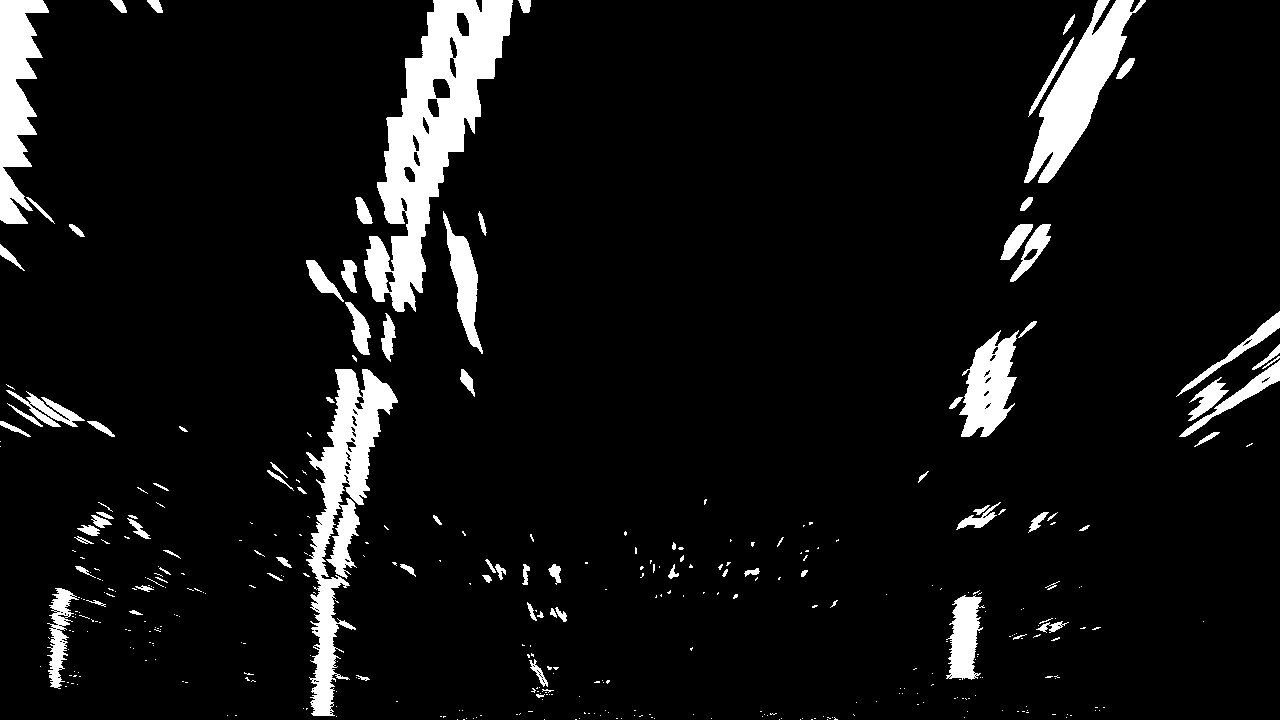
#> input picture test_images/warped-example.jpg, 1280 x 720 px; its folder holds only this picture in this run
$ python pipeline.py   (older library calls are emulated)
#> lines starting #> are read from the running program, lines starting #| are printed output that depends on the picture
#> (reads cameraCaleb.pickle from the repository)
### src/detect.py
import cv2
import numpy as np
import pickle
from os import path
from camera import load_params
import matplotlib.pyplot as plt

from linefit import LineFit
from line import Line
from preprocessor import FramePreProcessor

class Lines:
    """ Contains information about both of the lines """

    def __init__ (self, runId, cameraCaleb, transParams, debug=False, output_dir="."):
      """ """
      self._currframe = 0

      # Will help us preprocess
      self._preprocessor = FramePreProcessor(cameraCaleb, transParams)

      self._debug = debug             # Are we in debug mode?
      self._runId = runId             # Run ID of all the current
      self._params = transParams      # Color transform and fitting parameters
      self._output_dir = output_dir   # Output directory for debug images
      self._cameraCaleb = cameraCaleb # Calibration parameters for the camera
      self._leftLine, self._rightLine = Line(Line.LEFT), Line(Line.RIGHT)
      self._last_s_binary = None

    # [125 lines left out: functions fit_lines, overlay_green_zone, not called in this run]

    def make_out_path (self, img_type):
      """ Create a path for storing images """

      return path.join(self._output_dir, "%d_%s.jpg" % (self._runId, img_type))

    # [51 lines left out: function overlay_data, not called in this run]

    def process_frame (self, img, overlay=False):

#> called with overlay = True
        self._currframe += 1
#> self._currframe = 1
        if self._debug: print ('Processing frame %.1d' % self._currframe)
#| Processing frame 1

        # Step 1: Undistort the image
        try:
          undist = self._preprocessor.undistort_img(img)
#> in undistort_img, `return cv2.undistort(img, self._cameraCaleb['mtx'], self._cameraCaleb[..`:
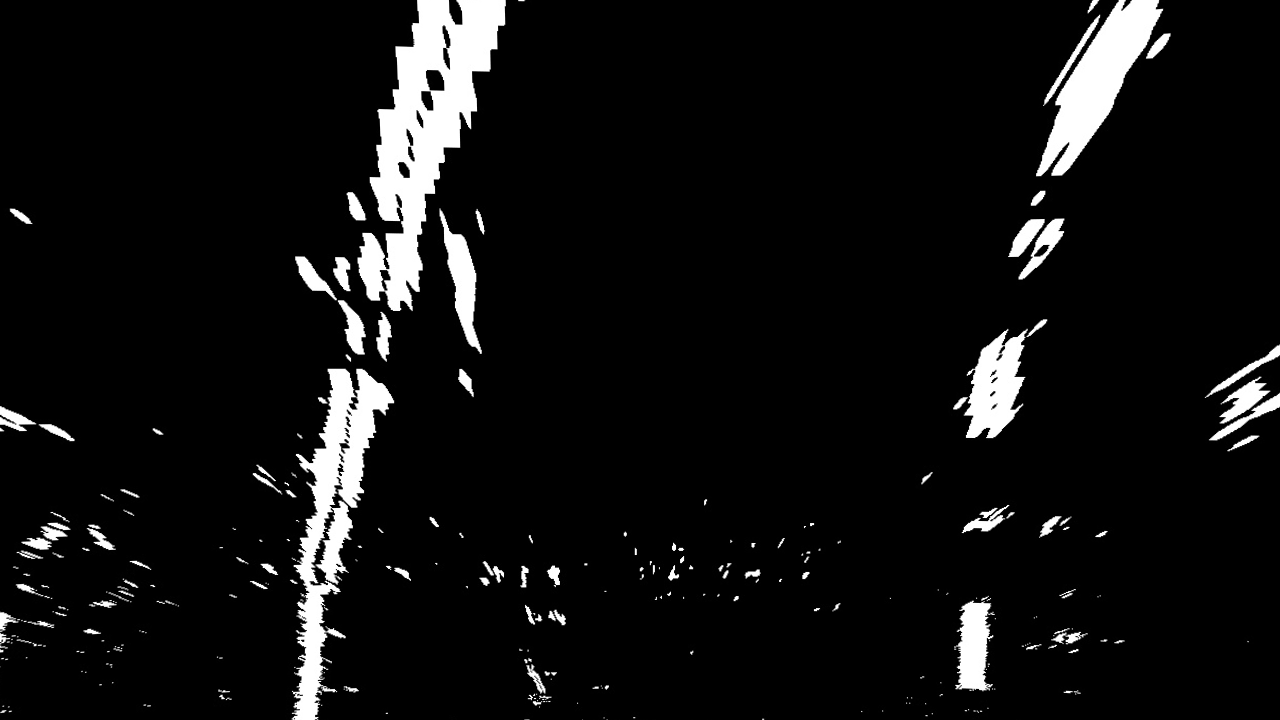
#> returned value: shape (720, 1280); min 0, max 255, mean 17.1
#> img is the input picture: shape (720, 1280); min 0, max 255, mean 18.5
        except Exception as e:
          raise Exception ('Failed to undistort [%s]' % str(e))

        if self._debug:
          # Print out the image for this run
          outpath = self.make_out_path("undistorted")
          print ('Writing out undistorted file to ' + outpath)
          plt.clf()

          f, (ax1, ax2) = plt.subplots(1, 2, figsize=(24, 9))
          f.tight_layout()
          ax1.imshow(img)
          ax1.set_title('Original Image', fontsize=50)
          ax2.imshow(undist)
          ax2.set_title('Undistorted', fontsize=50)
          plt.subplots_adjust(left=0., right=1, top=0.9, bottom=0.)
          plt.savefig(outpath)
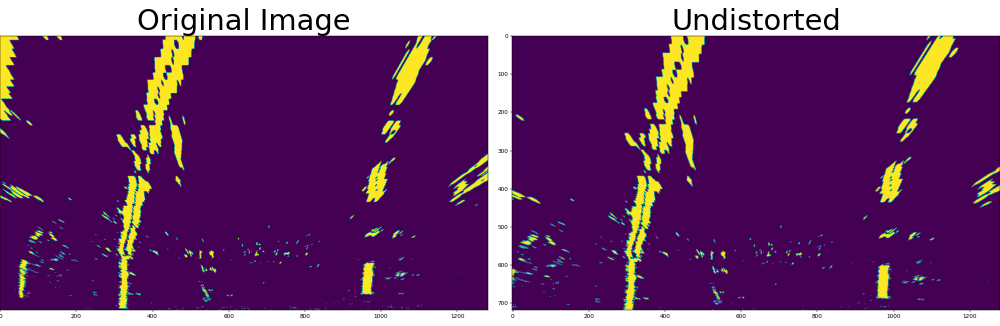
#> figure drawn by matplotlib, 2 panels

        # Step 2: Color and gradient calculations
        try:
          gray_bin = self._preprocessor.translate_color (undist)
          if self._debug: print ('Color and gradient calculations')
        except Exception as e:
          raise Exception ('Failed to run color pipeline [%s]' % str(e))

        if self._debug:
          outpath = self.make_out_path("gray")
          print ('Writing out gray file to ' + outpath)
          plt.clf()
          f, (ax1, ax2) = plt.subplots(1, 2, figsize=(24, 9))
          f.tight_layout()
          ax1.imshow(img)
          ax1.set_title('Undistorted Original Image', fontsize=50)
          ax2.imshow(gray_bin, cmap='gray')
          ax2.set_title('After color conversion, gradient threshold', fontsize=50)
          plt.subplots_adjust(left=0., right=1, top=0.9, bottom=0.)
          plt.savefig(outpath)

        # Step 3: Transformation
        try:
          warped, M, Minv = self._preprocessor.transform(gray_bin)
          if self._debug: print ('Transformation')
        except Exception as e:
          raise Exception ('Failed to transform [%s]' % str(e))
        if self._debug:
          outpath = self.make_out_path("warped")
          print ('Writing out warped file to ' + outpath)
          plt.clf()
          f, (ax1, ax2) = plt.subplots(1, 2, figsize=(24, 9))
          f.tight_layout()
          ax1.imshow(gray_bin, cmap='gray')
          ax1.set_title('Thresholded grayscale', fontsize=50)
          ax2.imshow(warped, cmap='gray')
          ax2.set_title('Warped', fontsize=50)
          plt.subplots_adjust(left=0., right=1, top=0.9, bottom=0.)
          plt.savefig(outpath)

        # Step 4: Update lane information
        try:
          lines = self.fit_lines (warped, alwaysNew=False)
          if self._debug: print ('Updating fits')
        except Exception as e:
          raise Exception ('Failed to update line fits [%s]' % str(e))

        if self._debug and lines is not None:
          outpath = self.make_out_path("lines")
          plt.clf()
          plt.imshow(lines)
          plt.savefig(outpath)

        # Step 5: Overlay the green zone
        try:
          img_greenzone = self.overlay_green_zone (undist, warped, Minv)

        except Exception as e:
          raise Exception ('Failed to overlay green zone [%s]' % str(e))

        if self._debug and lines is not None:
          outpath = self.make_out_path("greenzone")

          print ('Writing out greenzone file to ' + outpath)
          plt.clf()
          plt.imshow(img_greenzone)
          plt.savefig(outpath)

        if overlay and lines is not None:
          img_greenzone = self.overlay_data (img_greenzone, gray_bin, warped, lines)

        return img_greenzone

### src/preprocessor.py

import cv2
import numpy as np
import pickle


class FramePreProcessor:
  """ """

  def __init__ (self, cameraCaleb, params):
    """ """

    self._params = params
    self._cameraCaleb = cameraCaleb

  # [22 lines left out: function abs_sobel_thresh, not called in this run]

  def translate_color (self, img):
    """ Perform color transform """

    img = np.copy(img)

    # Convert to HLS color space and separate the V channel
    hls = cv2.cvtColor(img, cv2.COLOR_RGB2HLS).astype(np.float)
    l_channel = hls[:,:,1]
    s_channel = hls[:,:,2]

    # Sobel x
    min_thresh, max_thresh = self._params['color_trans']['sx_thresh']
    sxbinary = self.abs_sobel_thresh(l_channel, orient='x', thresh_min = min_thresh, thresh_max = max_thresh)
    sybinary = self.abs_sobel_thresh(l_channel, orient='y', thresh_min = min_thresh, thresh_max = max_thresh)

    # Threshold color channel
    s_binary = np.zeros_like(s_channel)
    s_binary[(s_channel >= self._params['color_trans']['s_thresh'][0]) &
              (s_channel <= self._params['color_trans']['s_thresh'][1])] = 1

    combined = np.zeros_like(s_binary)
    combined[(sxbinary == 1) | (s_binary == 1)] = 1

    return combined

  def undistort_img(self, img):
    """ """
    return cv2.undistort(img, self._cameraCaleb['mtx'], self._cameraCaleb['dist'], None, self._cameraCaleb['mtx'])

  # Define a function that takes an image, number of x and y points,
  # camera matrix and distortion coefficients
  # [21 lines left out: function transform, not called in this run]


### src/camera.py
import numpy as np
import cv2
import matplotlib.pyplot as plt
import matplotlib.image as mpimg
import pickle
import copy as cp
import time
import glob

# [6 lines left out: function save_params, not called in this run]

def load_params ():
    """ Load the calibrated camera parameters """

    print ("Loading parameters from `cameraCaleb.pickle`")
    cameraCaleb = None
    with open('../cameraCaleb.pickle', 'rb') as f:
        cameraCaleb = pickle.load(f)

    return cameraCaleb

# [73 lines left out: function calibrate_camera, not called in this run]

# [6 lines that do not run on import are left out]

### src/line.py
import cv2
import numpy as np
import pickle
from os import path
from camera import load_params
import matplotlib.pyplot as plt

from linefit import LineFit

class Line:
    '''
      Define a class to receive the characteristics of each line detection
    '''

    LEFT, RIGHT = 1, 2
    MAX_HIST_LENGTH = 3

    """ class Line:  """
    def __init__(self, side=None):
        # Save the side - this will be used later
        self._side = side

        # was the line detected in the last iteration?
        self.detected = False

        # x values of the last n fits of the line
        self.recent_xfitted = []
        self.recent_params  = { 'A': [], 'B': [], 'C': []}

        #average x values of the fitted line over the last n iterations
        self.bestx = None

        #polynomial coefficients averaged over the last n iterations
        self.best_fit = None

        #polynomial coefficients for the most recent fit
        self.current_fit = [np.array([False])]

        #radius of curvature of the line in some units
        self.radius_of_curvature = None

        # slope
        self.slope = None

        #distance in meters of vehicle center from the line
        self.line_base_pos = None

        #difference in fit coefficients between last and new fits
        self.diffs = np.array([0,0,0], dtype='float')

        #x values for detected line pixels
        self.allx = None

        #y values for detected line pixels
        self.ally = None

    def use_last_good_fit (self):
        return

    def good_history(self):
        return len(self.recent_xfitted) > 0

    # [43 lines left out: functions fit_exists, apply_new_fit, get_smooth_fit, not called in this run]

# [6 lines of commented-out code are left out]

    def error_mode (self, on=True):
      pass

### src/pipeline.py

import cv2
import glob
import numpy as np
import pickle
from camera import load_params
from detect import *
import matplotlib.image as mpimg
from moviepy.editor import VideoFileClip
import matplotlib.pyplot as plt

cameraCaleb = load_params()

def run_test_images(params):
  """ Run all of the test images """

  for idx, g in enumerate(glob.glob("../test_images/*.jpg")):
    print ("processing [%s]" % g)

    l = Lines(idx, cameraCaleb, params, debug=True, output_dir="../test_images_output")
    img = l.process_frame (mpimg.imread(g), True)

# This will be used globally when processing the video
lines = None

def process_image(img):
  """ """
  global lines
  return lines.process_frame(img, True)

def run_video(params):

  # Global lines object
  global lines
  lines = Lines(0, cameraCaleb, params, False, "video")

  target = '../output_videos/project_video.mp4'

  # video clip
  clip = VideoFileClip("../input_videos/project_video.mp4") #.subclip(0,40)

  #clip1.save_frame("frame.jpg", t=12)
  #return

  tgt_clip = clip.fl_image(process_image)

  # save the clip
  tgt_clip.write_videofile(target, audio=False)


params = {
  'color_trans' : {
    's_thresh' : (100, 255),
    'sx_thresh' : (20, 100)
  },

  'fit' : {
    'margin' : 50,
    'minpix' : 15,
    'minpoint_fract' : 0.25,
    'maxpoint_fract' : 0.80,
    'nwindows' : 9
  },

  'thumb_ratio': 0.25
}

if __name__ == "__main__":

  if True:
    #
    # Run test images
    #
    try:
      run_test_images(params)
    except Exception as e:
      print ("Failed to run test images [%s]" % str(e))

  else:
    # Do the video processing
    try:
      run_video(params)
    except Exception as e:
        print ('Failed to run video translation [%s]' % str(e))
